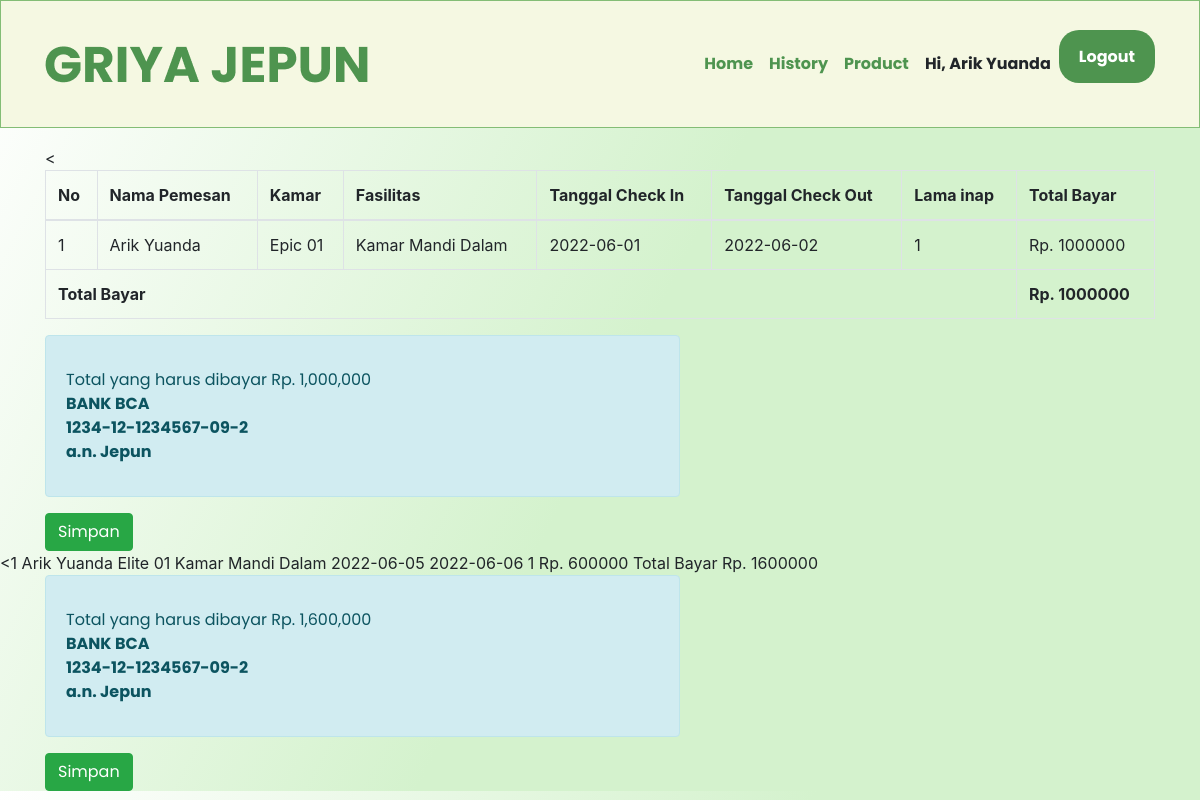
The app's page /pembayaran.php (signed in) with its own data.
### tables this page shows
CREATE TABLE `tbl_reservasi` (
  `id_reservasi` int(25) NOT NULL,
  `nama_tamu` varchar(25) NOT NULL,
  `kode_kamar` varchar(25) NOT NULL,
  `id_fasilitas` varchar(25) NOT NULL,
  `tanggal_check_in` date NOT NULL,
  `tanggal_check_out` date NOT NULL,
  `lama_inap` int(25) NOT NULL,
  `total_biaya` int(25) NOT NULL,
  `flag` int(1) NOT NULL DEFAULT 1,
  `alamat` varchar(50) NOT NULL
);

CREATE TABLE `tbl_kos` (
  `kode_kamar` varchar(25) NOT NULL,
  `nama_kamar` varchar(25) NOT NULL,
  `kelas` varchar(25) NOT NULL,
  `gambar` varchar(25) NOT NULL,
  `tarif` int(25) NOT NULL,
  `status` varchar(25) NOT NULL,
  `flag` int(1) NOT NULL DEFAULT 1
);

CREATE TABLE `tbl_fasilitas` (
  `id_fasilitas` varchar(25) NOT NULL,
  `tipe_fasilitas` varchar(25) NOT NULL,
  `fasilitas` varchar(25) NOT NULL,
  `status` varchar(25) NOT NULL,
  `flag` int(1) NOT NULL DEFAULT 1
);

### pembayaran.php (the view, shortened to what this page needs)
<?php
    $username = $_SESSION["nama"];
?>
<!DOCTYPE html>
<html lang="en">
<head>
    <link rel="stylesheet" type="text/css" href="//cdn.datatables.net/1.10.11/css/jquery.dataTables.min.css">
    <link rel="stylesheet" href="https://maxcdn.bootstrapcdn.com/bootstrap/4.0.0/css/bootstrap.min.css">
    <link rel="stylesheet" href="https://use.fontawesome.com/releases/v5.5.0/css/all.css"/>
    <link rel="stylesheet" href="css/main.css">
</head>
<body>
    <nav class="navbar navbar-expand-sm content-center fixed-top">
        <div class="container">
        <a class="navbar-brand" href="index.php"><img src="images/logo2.png" alt=""></a>
        <ul class="navbar-nav">
            <li class="nav-item">
            <a class="nav-link" href="landing-user.php">Home</a>
            <li class="nav-item">
            <a class="nav-link" href="history.php">History</a>
            </li>
            <?php if(isset($_SESSION["nama"])): ?>
            <li class="nav-item">
            <a class="nav-link" href="product.php">Product</a>
            </li>
            <?php else: ?>
            <?php endif ?>
            <li class="nav-item">
            <a class="nav-link">Hi, <?php echo $username; ?></a>
            </li>
            <li class="nav-item">
            <a class="tombol" href="logout.php">Logout</a>
            </li>
        </ul>
        </div>
    </nav>
    <form action="proses/insertPembayaran.php" method="POST">
        <div class="container">
        <h3 style="margin-top:80px;">Form Pembayaran</h3><br>
        <table class="table table-bordered">
                <thead>
                    <tr>
                    <th>No</th>
                        <th>Nama Pemesan</th>
                        <th>Kamar</th>
                        <th>Fasilitas</th>
                        <th>Tanggal Check In</th>
                        <th>Tanggal Check Out</th>
                        <th>Lama inap</th>
                        <th>Total Bayar</th>
                    </tr>
                </thead>
                <tbody>
                <?php
                include 'helper/connect.php';
                $nomor=1;
                $id_pelanggan = $_SESSION["nama"];
                $sql = "select id_reservasi, nama_tamu, nama_kamar, fasilitas, tanggal_check_in, tanggal_check_out, lama_inap, total_biaya
                from tbl_kos, tbl_fasilitas, tbl_reservasi
                where tbl_kos.kode_kamar = tbl_reservasi.kode_kamar
                and tbl_fasilitas.id_fasilitas = tbl_reservasi.id_fasilitas and tbl_reservasi.flag=1 and nama_tamu='$id_pelanggan'";
                $query = mysqli_query($con, $sql);
                $total_biaya =0;
                while($data = mysqli_fetch_assoc($query)){
                ?>
                    <tr>
                    <<td><?php echo $nomor; ?></td>
                    <td><?php echo $data['nama_tamu']; ?></td>
                    <td><?php echo $data['nama_kamar']; ?></td>
                    <td><?php echo $data['fasilitas']; ?></td>
                    <td><?php echo $data['tanggal_check_in']; ?></td>
                    <td><?php echo $data['tanggal_check_out']; ?></td>
                    <td><?php echo $data['lama_inap']; ?></td>
                    <td>Rp. <?php echo $data['total_biaya']; ?></td>
                    </tr>
                <?php
                    $total_biaya += $data['total_biaya'];
                ?>
                </tbody>
                <tfoot>
                    <tr>
                        <th colspan="7">Total Bayar</th>
                        <th>Rp. <?php echo $total_biaya; ?></th>
                    </tr>
                </tfoot>
            </table>
        </div>
        <div class="container">
            <div class="row">
                <div class="col-md-7">
                    <div class="alert alert-info">
                        <p>
                            Total yang harus dibayar Rp. <?php echo number_format($total_biaya); ?> <br>
                            <strong>BANK BCA <br>1234-12-1234567-09-2<br> a.n. Jepun</strong>
                        </p>
                    </div>
                </div>
            </div>
            <a href="proses/payment.php?id=<?php echo $data['id_reservasi'] ?>" class="btn btn-success">Simpan</a>
        </div>
        <?php
            }
        ?>
    </form>
</body>
</html>

### css/main.css (style rules this page uses)
* { text-decoration: none; margin: 0px; padding: 0px; }
body { background: linear-gradient(296.82deg, #D4F2CD 48.96%, #FFFFFF 100%); margin: 0px; padding: 0px; }
.navbar { height: 128px; width: auto; left: 0px; top: 0px; right: 0px; background: #F5F8E2; border: 1px solid #83BD75 }
.nav-item { padding: 0; }
a { font-family: 'Poppins'; font-style: normal; font-weight: 700; color: #4E944F; }
a.tombol { background-color: #4E944F; border-radius: 20px; margin-top: 20px; padding: 15px 20px 15px 20px; color: #ffffff; cursor: pointer; }
p { margin: 10px 0px 10px 0px ; padding: 10px 0px 10px 0px; font-family: 'poppins'; }

### records on screen
tbl_reservasi: nama_tamu "Arik Yuanda", kode_kamar.nama_kamar "Epic 01", id_fasilitas.fasilitas "Kamar Mandi Dalam", tanggal_check_in "2022-06-01", tanggal_check_out "2022-06-02", lama_inap "1", total_biaya "1000000", total_biaya "1,000,000"
tbl_reservasi: nama_tamu "Arik Yuanda", kode_kamar.nama_kamar "Elite 01", id_fasilitas.fasilitas "Kamar Mandi Dalam", tanggal_check_in "2022-06-05", tanggal_check_out "2022-06-06", lama_inap "1", total_biaya "600000", total_biaya "1600000", total_biaya "1,600,000"

### other values on screen
$username "Arik Yuanda"
